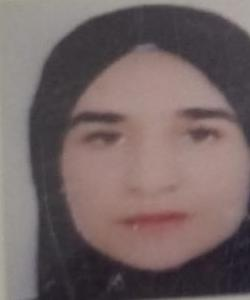
#> input picture extracted_image.jpg, 250 x 300 px, given in place of the camera
$ python Testt.py
#> lines starting #> are read from the running program, lines starting #| are printed output that depends on the picture
import cv2
from skimage.metrics import structural_similarity as ssim
import imutils
import numpy as np

def take_picture(filename):
#> called with filename = 'reference.jpg'
    cap = cv2.VideoCapture(0)
    if not cap.isOpened():
        print("Could not open video device")
        return
    cap.set(cv2.CAP_PROP_FRAME_WIDTH, 640)
    cap.set(cv2.CAP_PROP_FRAME_HEIGHT, 480)
    ret, frame = cap.read()
#> frame is the input picture: shape (300, 250, 3); mean B, G, R 100.8, 101, 116.3
    cv2.imshow('Press Space to capture', frame)
    while True:
        if cv2.waitKey(1) & 0xFF == ord(' '):
#> (key Esc is pressed here)
            cv2.imwrite(filename, frame)
            break
        ret, frame = cap.read()
        cv2.imshow('Press Space to capture', frame)
    cap.release()
    cv2.destroyAllWindows()

def load_and_resize(image_path, size=(640, 480)):
#> called with image_path = 'reference.jpg', size = (640, 480)
    image = cv2.imread(image_path)
    return cv2.resize(image, size)
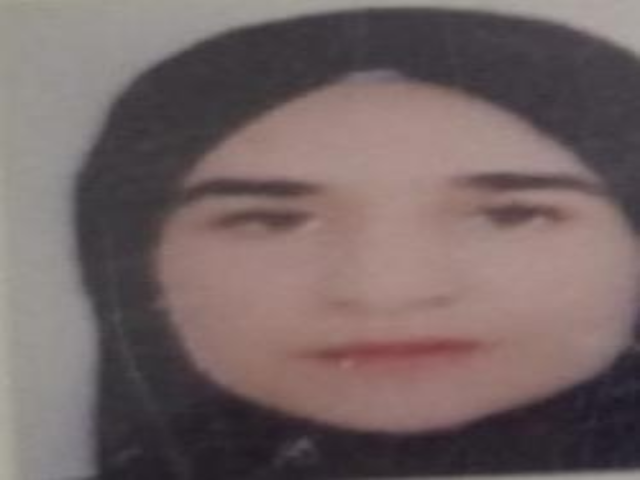
#> returned value: shape (480, 640, 3); mean of channels 0, 1, 2 100.7, 100.9, 116.2; drawn as B, G, R

def compare_images(imageA, imageB):
    grayA = cv2.cvtColor(imageA, cv2.COLOR_BGR2GRAY)
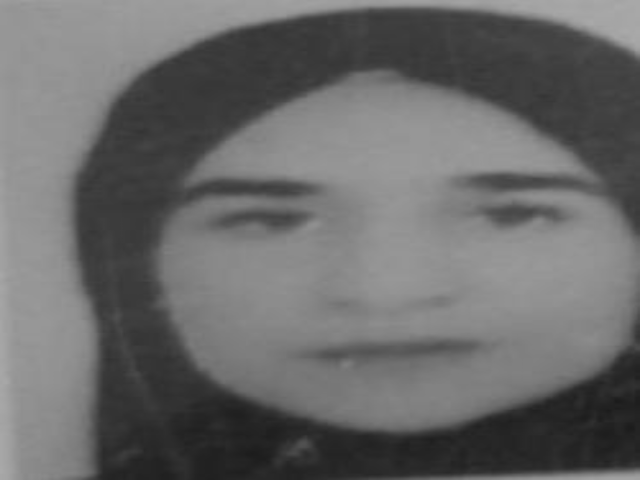
#> grayA: shape (480, 640); min 27, max 170, mean 105.4
    grayB = cv2.cvtColor(imageB, cv2.COLOR_BGR2GRAY)

    (score, diff) = ssim(grayA, grayB, full=True)
#> diff: shape (480, 640) float64; every value is 1
#> score = 1
    diff = (diff * 255).astype("uint8")
#> diff: shape (480, 640); every value is 255

    print("SSIM: {}".format(score))
#| SSIM: 1.0

    thresh = cv2.threshold(diff, 0, 255, cv2.THRESH_BINARY_INV | cv2.THRESH_OTSU)[1]
#> thresh: shape (480, 640); every value is 0
    contours = cv2.findContours(thresh.copy(), cv2.RETR_EXTERNAL, cv2.CHAIN_APPROX_SIMPLE)
#> contours = 0 contours
    contours = imutils.grab_contours(contours)
#> contours = []

    for c in contours:
        (x, y, w, h) = cv2.boundingRect(c)
        cv2.rectangle(imageA, (x, y), (x + w, y + h), (0, 0, 255), 2)
        cv2.rectangle(imageB, (x, y), (x + w, y + h), (0, 0, 255), 2)
#> this loop made 0 passes

    cv2.imshow("Original", imageA)
    cv2.imshow("Modified", imageB)
    cv2.imshow("Diff", diff)
    cv2.imshow("Thresh", thresh)
    cv2.waitKey(0)
    cv2.destroyAllWindows()

if __name__ == "__main__":
    reference_image_path = "reference.jpg"
    selfie_image_path = "selfie.jpg"

    # Take a reference image
    print("Take the reference image.")
    take_picture(reference_image_path)

    # Take a selfie image
    print("Take the selfie image.")
    take_picture(selfie_image_path)

    # Load and resize images
    reference_image = load_and_resize(reference_image_path)
    selfie_image = load_and_resize(selfie_image_path)

    # Compare images
    compare_images(reference_image, selfie_image)
